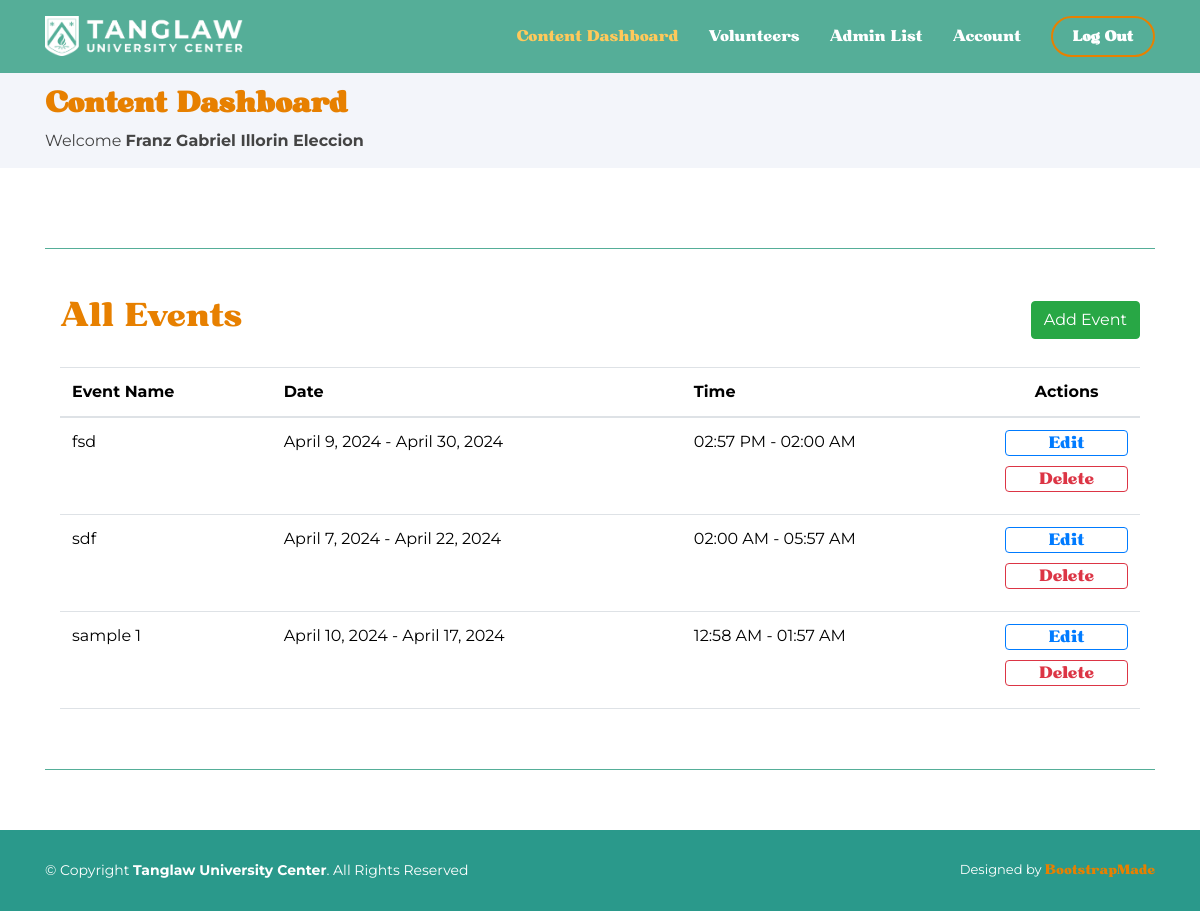
Page /admin/adminHome.php (signed in) on the earlier database version.
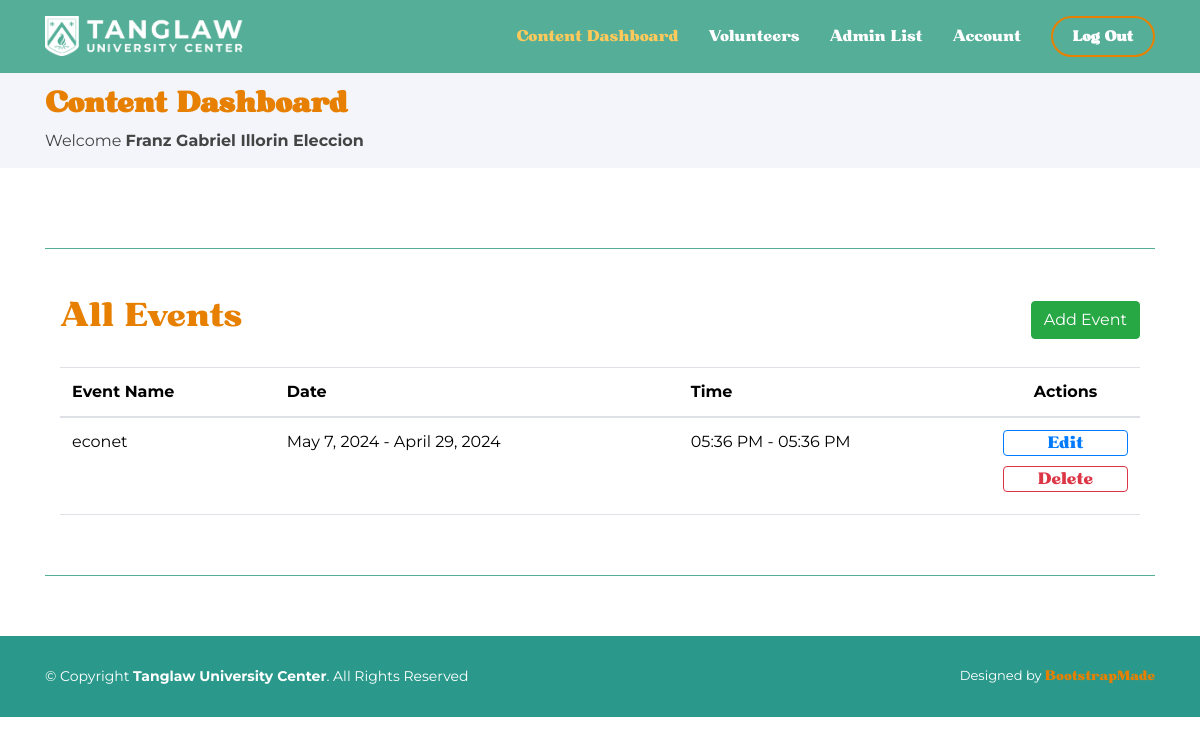
Same page on the later database version.
### tables this page shows
CREATE TABLE `events` (
  `event_image` longblob NOT NULL,
  `event_name` varchar(255) NOT NULL,
  `event_location` varchar(255) NOT NULL,
  `event_contact_person` varchar(255) NOT NULL,
  `event_contact` varchar(11) NOT NULL,
  `event_date_start` date NOT NULL,
  `event_date_end` date NOT NULL,
  `event_time_start` time NOT NULL,
  `event_time_end` time NOT NULL,
  `event_content` mediumtext NOT NULL,
  `event_id` int(11) NOT NULL
);

### admin/adminHome.php (the view, shortened to what this page needs)
<?php
    if (!isset($_SESSION["admin"])) {
        header("Location: ../authentication/adminLogin.php");
    }  else {
        $admin = $_SESSION["admin"];
        $admin_fullname = $admin["admin_fullname"];
    }
?>
<!DOCTYPE html>
<html lang="en">
<head>
  <link href="../assets/vendor/aos/aos.css" rel="stylesheet">
  <link href="../assets/vendor/bootstrap/css/bootstrap.min.css" rel="stylesheet">
  <link href="../assets/vendor/bootstrap-icons/bootstrap-icons.css" rel="stylesheet">
  <link href="../assets/vendor/boxicons/css/boxicons.min.css" rel="stylesheet">
  <link href="../assets/vendor/glightbox/css/glightbox.min.css" rel="stylesheet">
  <link href="../assets/vendor/remixicon/remixicon.css" rel="stylesheet">
  <link href="../assets/vendor/swiper/swiper-bundle.min.css" rel="stylesheet">
  <link rel="stylesheet" href="https://stackpath.bootstrapcdn.com/bootstrap/4.5.2/css/bootstrap.min.css">
  <link href="../assets/css/style.css" rel="stylesheet">
  <link href="../assets/css/font.css" rel="stylesheet">
</head>
<?php
    require_once("../db-connector.php");
    $query = "SELECT * FROM events";
    $stmt = $pdo_obj->query($query);
    $events = $stmt->fetchAll(PDO::FETCH_ASSOC);
?>
<body>
  <header id="header" class="fixed-top header-inner-pages">
    <div class="container d-flex align-items-center">
    <a href="adminHome.php" class="logo me-auto"><img src="../assets/img/logo.png" alt="" class="img-fluid"></a>
      <nav id="navbar" class="navbar">
      <ul>
        <li><a class="nav-link scrollto active" href="adminHome.php">Content Dashboard</a></li>
        <li><a class="nav-link scrollto" href="userDashboard.php">Volunteers</a></li>
        <li><a class="nav-link scrollto" href="allAdmin.php">Admin List</a></li>
        <li><a class="nav-link scrollto" href="adminProfile.php">Account</a></li>
        <li><a class="login" href="../authentication/adminLogout.php">Log Out</a></li>
      </ul>
      </nav>
    </div>
  </header>
  <main id="main">
    <section id="breadcrumbs" class="breadcrumbs">
      <div class="container">
        <h2 class="header-text-2">Content Dashboard</h2>
        <?php
            echo "Welcome <b>".$admin_fullname."</b>";
        ?>
      </div>
    </section>
    <section class="inner-page">
      <div class="container">
      <div class="line"></div>
    <div class="container table-container">
<br>
<br>
  <div class="d-flex justify-content-between align-items-center">
    <h2 style="color:#e78000">All Events</h2>
    <a class="btn btn-success" href="addContent.php">Add Event</a>
  </div>
  <br>
  <table style="margin-bottom:60px;" class="table">
    <thead>
      <tr>
        <th>Event Name</th>
        <th>Date</th>
        <th>Time</th>
        <th style="text-align: center;">Actions</th>
      </tr>
    </thead>
    <tbody>
      <?php foreach ($events as $event): ?>
        <tr>
          <td><?php echo $event['event_name']; ?></td>
          <td><?php echo date("F j, Y", strtotime($event['event_date_start'])); ?> - <?php echo date("F j, Y", strtotime($event['event_date_end'])); ?></td>
          <td><?php echo date("h:i A", strtotime($event['event_time_start'])); ?> - <?php echo date("h:i A", strtotime($event['event_time_end'])); ?></td>
          <td>
          <a href="editContent.php?id=<?php echo $event['event_id']; ?>"><button style="margin-bottom:10px; display: flex; justify-content: center; align-items: center;" class="btn btn-outline-primary dash-button">Edit</button></a>
          <a href="deleteContent.php?id=<?php echo $event['event_id']; ?>" onclick="return confirm('Are you sure you want to delete this content?');">
  <button style="margin-bottom:10px; display: flex; justify-content: center; align-items: center;" class="btn btn-outline-danger dash-button">Delete</button>
</a>
          </td>
        </tr>
      <?php endforeach; ?>
    </tbody>
  </table>
</div>
      <div class="line"></div>
      </div>
    </section>
  </main>
  <footer id="footer">
    <div class="container footer-bottom clearfix">
      <div class="copyright">
        &copy; Copyright <strong><span>Tanglaw University Center</span></strong>. All Rights Reserved
      </div>
      <div class="credits">
        Designed by <a href="https://bootstrapmade.com/">BootstrapMade</a>
      </div>
    </div>
  </footer>
</body>
</html>

### assets/css/style.css (style rules this page uses)
body { font-family: "Montserrat"; color: #444444; }
a { color: #e78000; text-decoration: none; font-family: "Bugaki"; }
h1, h2, h3, h4, h5, h6 { font-family: "Bugaki"; }
#header { transition: all 0.5s; z-index: 997; padding: 15px 0; }
#header.header-scrolled, #header.header-inner-pages { background: rgba(67, 166, 141, 0.9); }
#header .logo { font-size: 30px; margin: 0; padding: 0; line-height: 1; font-weight: 500; letter-spacing: 2px; text-transform: uppercase; }
#header .logo img { max-height: 40px; }
.navbar { padding: 0; }
.navbar ul { margin: 0; padding: 0; display: flex; list-style: none; align-items: center; }
.navbar li { position: relative; }
.navbar a, .navbar a:focus { display: flex; align-items: center; justify-content: space-between; padding: 10px 0 10px 30px; font-size: 15px; font-weight: 500; color: #fff; white-space: nowrap; transition: 0.3s; }
.navbar a:hover, .navbar .active, .navbar .active:focus, .navbar li:hover>a { color: #ffc95b; }
.navbar .login, .navbar .login:focus { padding: 8px 20px; margin-left: 30px; border-radius: 50px; color: #fff; font-size: 14px; border: 2px solid #e78000; font-weight: 600; }
section { padding: 60px 0; overflow: hidden; }
.breadcrumbs { padding: 15px 0; background: #f3f5fa; min-height: 40px; margin-top: 72px; }
.breadcrumbs h2 { font-size: 28px; font-weight: 600; color: #e78000; }
#footer { font-size: 14px; background: #2a998b; }
#footer .footer-bottom { padding-top: 30px; padding-bottom: 30px; color: #fff; }
#footer .copyright { float: left; }
#footer .credits { float: right; font-size: 13px; }
#footer .credits a { transition: 0.3s; }
.line { margin-top: 20px; border-top: 1px solid rgba(67, 166, 141, 0.9); }
.dash-button { display:flex; justify-content:flex-end; width:100%; padding:0 }

### admin/adminHome.php (style rules this page uses)
#footer { position: static; left: 0; bottom: 0; width: 100%; color: white; text-align: center; }

Differences in the rows shown:
removed events: event_name "fsd", event_date_start "April 9, 2024", event_date_end "April 30, 2024", event_time_start "02:57 PM", event_time_end "02:00 AM"
removed events: event_name "sdf", event_date_start "April 7, 2024", event_date_end "April 22, 2024", event_time_start "02:00 AM", event_time_end "05:57 AM"
removed events: event_name "sample 1", event_date_start "April 10, 2024", event_date_end "April 17, 2024", event_time_start "12:58 AM", event_time_end "01:57 AM"
added events: event_name "econet", event_date_start "May 7, 2024", event_date_end "April 29, 2024", event_time_start "05:36 PM", event_time_end "05:36 PM"
